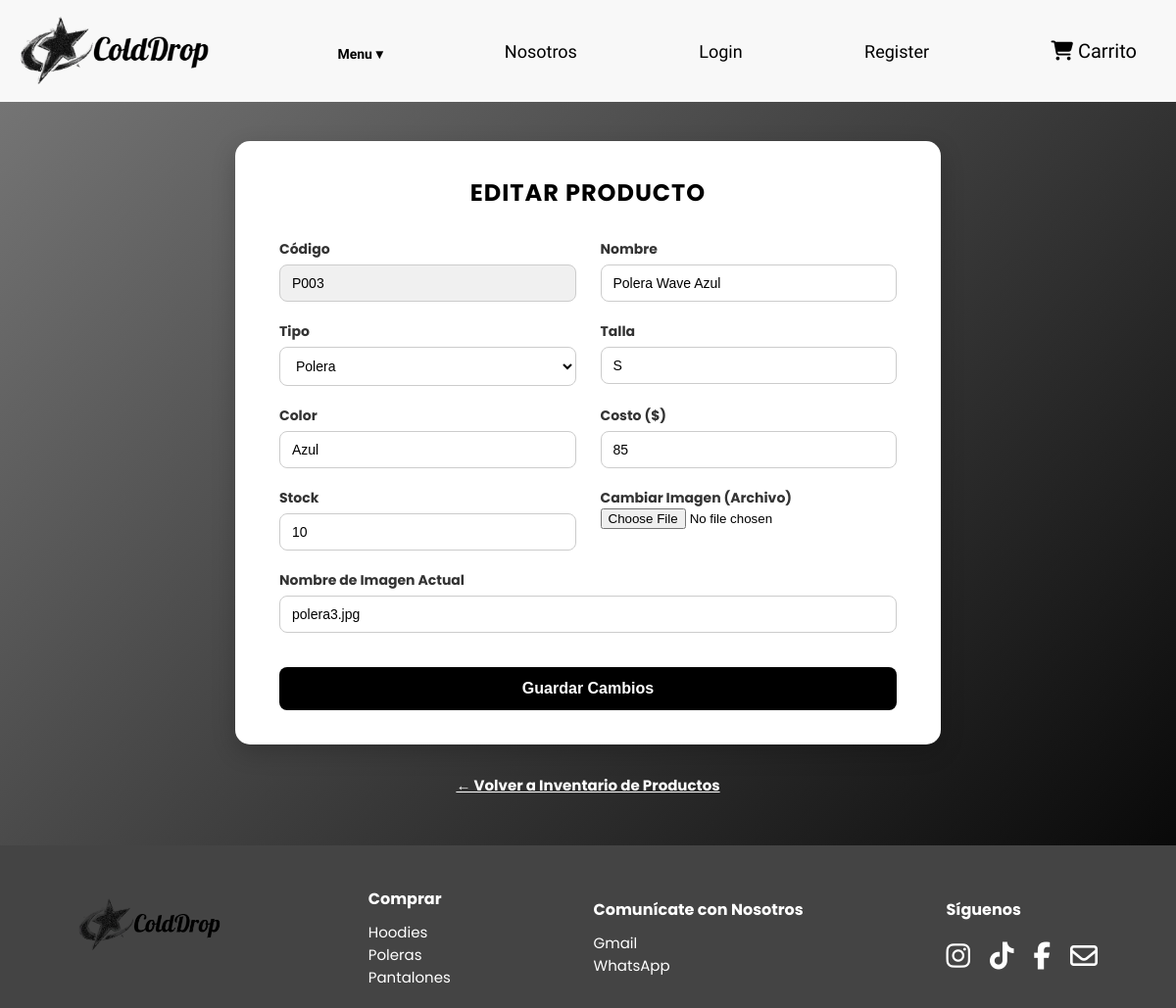
The page /productos/actualizarproductos.php?Codigo=P003 on the database as committed earlier.
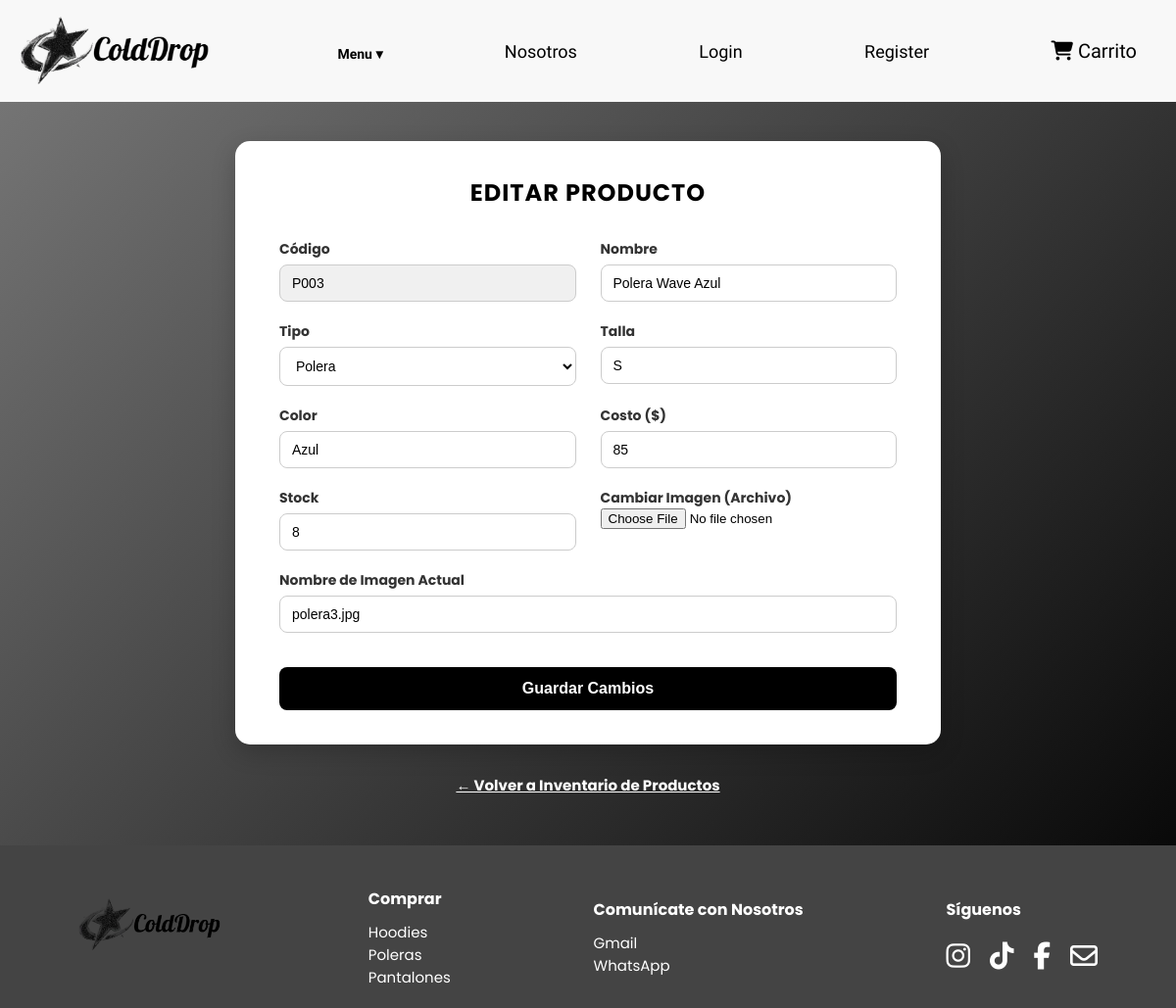
The same page on the database as committed later.
### tables this page shows
CREATE TABLE `productos` (
  `Codigo` varchar(45) NOT NULL,
  `Nombre` varchar(45) DEFAULT NULL,
  `Tipo` varchar(45) DEFAULT NULL,
  `Talla` varchar(45) DEFAULT NULL,
  `Color` varchar(45) DEFAULT NULL,
  `Costo` varchar(45) DEFAULT NULL,
  `Stock` varchar(45) DEFAULT NULL,
  `Imagen` varchar(100) DEFAULT NULL
);

### productos/actualizarproductos.php (the view, shortened to what this page needs)
<?php
include_once '../conexion.php';
$Codigo = isset($_GET['Codigo']) ? $_GET['Codigo'] : '';
$Nombre = $Tipo = $Talla = $Color = $Costo = $Stock = $Imagen = '';
if (!empty($Codigo)) {
    $sql = "SELECT * FROM productos WHERE Codigo = '$Codigo'";
    $resultado = $conexion->query($sql);
    if ($resultado && $resultado->num_rows > 0) {
        $fila = $resultado->fetch_assoc();
        $Codigo = $fila['Codigo'];
        $Nombre = isset($fila['Nombre']) ? $fila['Nombre'] : '';
        $Tipo = isset($fila['Tipo']) ? $fila['Tipo'] : 'Polera';
        $Talla = isset($fila['Talla']) ? $fila['Talla'] : '';
        $Color = isset($fila['Color']) ? $fila['Color'] : '';
        $Costo = isset($fila['Costo']) ? $fila['Costo'] : '0';
        $Stock = isset($fila['Stock']) ? $fila['Stock'] : '0';
        $Imagen = isset($fila['Imagen']) ? $fila['Imagen'] : '';
    }
}
?>
<!DOCTYPE html>
<html lang="es">
<head>
    <link rel="stylesheet" href="../css/formularios.css">
</head>
<body>
    <?php include '../princip/header.php'; ?>
    <div class="form-container" style="margin: 40px auto;">
        <form action="casaactualizarproductos.php" method="post" enctype="multipart/form-data">
            <h2>EDITAR PRODUCTO</h2>
            <div class="form-grid">
                <div class="form-group">
                    <label for="Codigo">Código</label>
                    <input type="text" name="Codigo" id="Codigo" value="<?php echo htmlspecialchars($Codigo); ?>" readonly style="background-color:#f0f0f0;">
                </div>
                <div class="form-group">
                    <label for="Nombre">Nombre</label>
                    <input type="text" name="Nombre" id="Nombre" value="<?php echo htmlspecialchars($Nombre); ?>" required>
                </div>
                <div class="form-group">
                    <label for="Tipo">Tipo</label>
                    <select name="Tipo" id="Tipo">
                        <option value="Polera" <?php echo ($Tipo === 'Polera') ? 'selected' : ''; ?>>Polera</option>
                    </select>
                </div>
                <div class="form-group">
                    <label for="Talla">Talla</label>
                    <input type="text" name="Talla" id="Talla" value="<?php echo htmlspecialchars($Talla); ?>">
                </div>
                <div class="form-group">
                    <label for="Color">Color</label>
                    <input type="text" name="Color" id="Color" value="<?php echo htmlspecialchars($Color); ?>">
                </div>
                <div class="form-group">
                    <label for="Costo">Costo ($)</label>
                    <input type="number" name="Costo" id="Costo" value="<?php echo htmlspecialchars($Costo); ?>">
                </div>
                <div class="form-group">
                    <label for="Stock">Stock</label>
                    <input type="number" name="Stock" id="Stock" value="<?php echo htmlspecialchars($Stock); ?>">
                </div>
                <div class="form-group">
                    <label for="ImagenFile">Cambiar Imagen (Archivo)</label>
                    <input type="file" name="ImagenFile" id="ImagenFile" accept="image/*">
                </div>
                <div class="form-group full-width">
                    <label for="Imagen">Nombre de Imagen Actual</label>
                    <input type="text" name="Imagen" id="Imagen" value="<?php echo htmlspecialchars($Imagen); ?>">
                </div>
                <div class="form-group full-width">
                    <input type="submit" value="Guardar Cambios">
                </div>
            </div>
        </form>
        <a href="leerproductos.php" class="links">← Volver a Inventario de Productos</a>
    </div>
    <?php include '../princip/footer.php'; ?>
</body>
</html>

Rows that differ between the two databases and show on the page:
changed productos "Polera Wave Azul": Stock "10" → "8"
